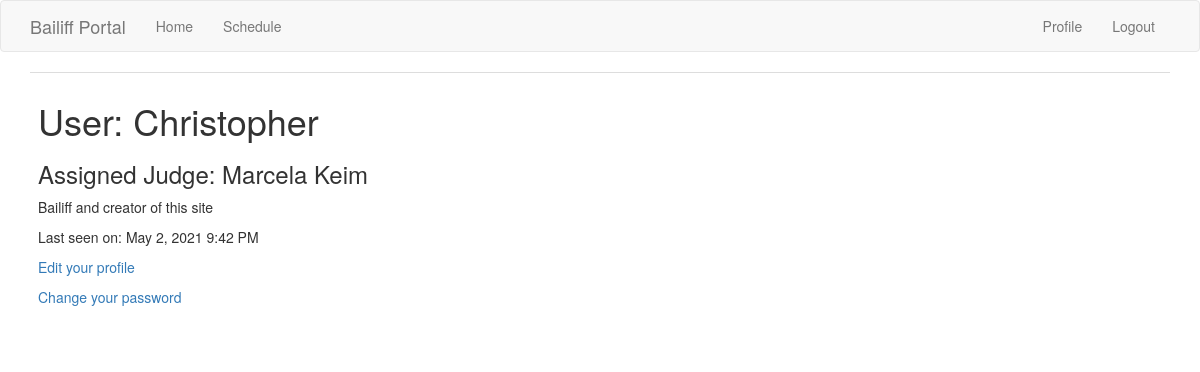
The app's page /user/christopher.mccoy (signed in), older data.
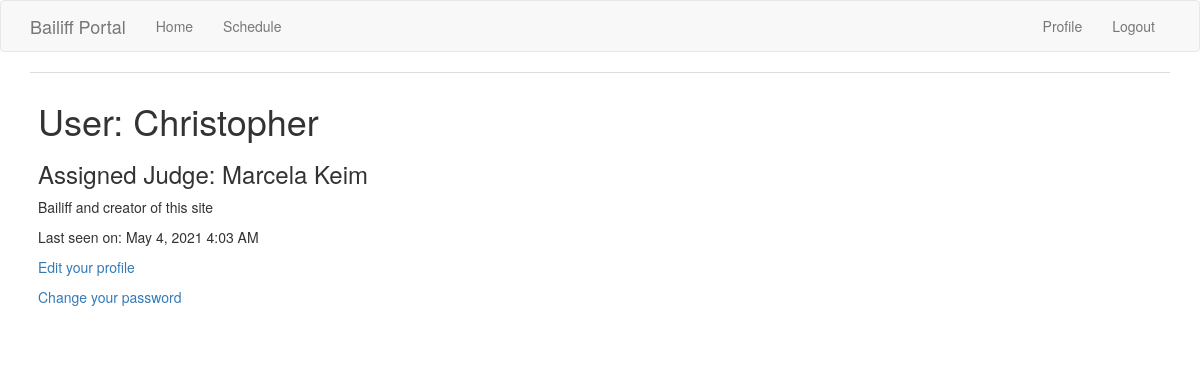
The same page, newer data.
### app/models.py (models this page shows, shortened)
class User(UserMixin, db.Model):
  id = db.Column(db.Integer, primary_key=True)
  username = db.Column(db.String(64), index=True, unique=True)
  displayname = db.Column(db.String(64), unique=True)
  password_hash = db.Column(db.String(128))
  about_me = db.Column(db.String(500))
  last_seen = db.Column(db.DateTime, default=datetime.datetime.utcnow)
  permissions = db.Column(db.Integer) # 0=user, 1=Manager, 2=Admin
  judge = db.Column(db.String(64))

### app/main/routes.py (the view)
@bp.route('/user/<username>') # <username> is a dynamic component
@login_required
def user(username):
  user = User.query.filter_by(username=username).first_or_404()
  return render_template('user.html', user=user,
                        title="{}'s User Page".format(
                                  current_user.displayname))

### app/main/routes.py (called while the page is built)
@bp.before_request # decorator from Flask registers the function to be executed before the view function
def before_request():
  if current_user.is_authenticated:
    current_user.last_seen = datetime.utcnow()
    db.session.commit()

### app/models.py (called while the page is built)
@login.user_loader
def load_user(id):
  return User.query.get(int(id))

### app/templates/user.html
{% extends "base.html" %}
{% block app_content %}
  <table class="table table-hover">
    <tr>
      <td>
        <h1>User: {{ user.displayname }}</h1>
        <h3>Assigned Judge: {{ user.judge }}</h2>
        {% if user.about_me %}<p>{{ user.about_me }}</p>{% endif %}
        <p>Last seen on: {{ moment(user.last_seen).format('LLL') }}</p>
        {% if user == current_user %}
        <p><a href="{{ url_for('main.edit_profile') }}">Edit your profile</a></p>
        <p><a href="{{ url_for('auth.change_password') }}">Change your password
        {% endif %}
      </td>
    </tr>
  </table>
{% endblock %}

Row changes from the older to the newer data that the page shows:
changed User "Christopher": last_seen "May 2, 2021 9:42 PM" → "May 4, 2021 4:03 AM"
